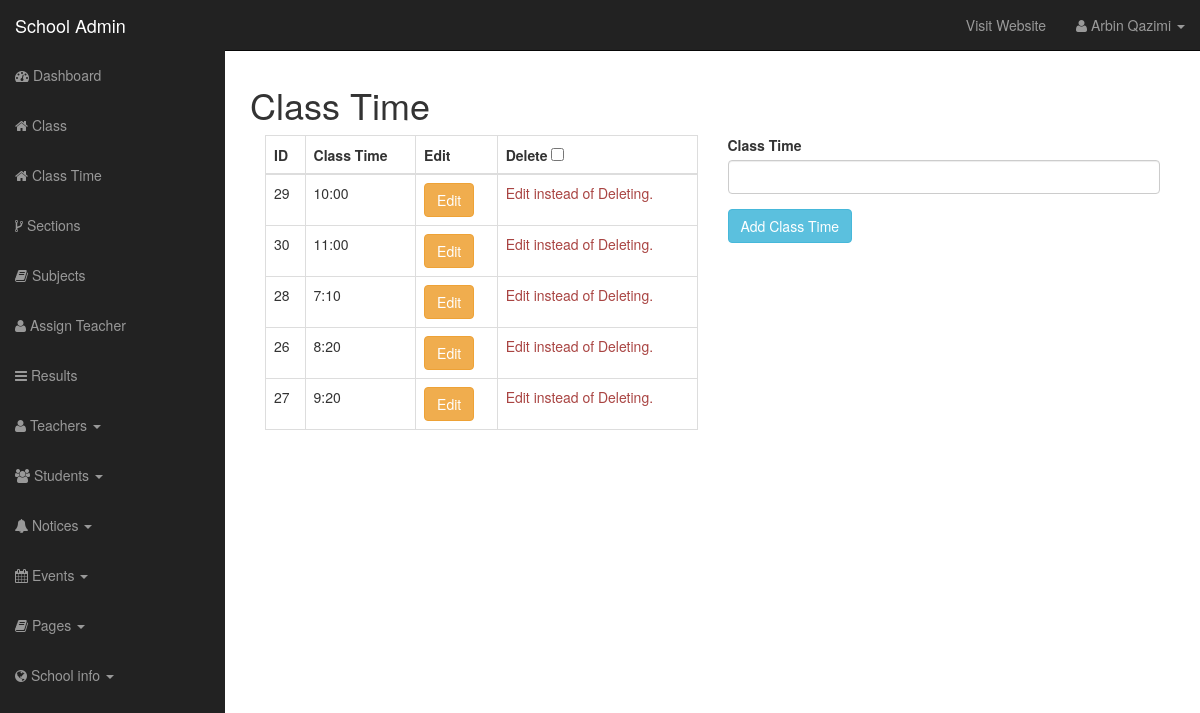
The app's page /school-admin/class_time.php (signed in) with its own data.
### tables this page shows
CREATE TABLE `user` (
  `id` int(12) NOT NULL,
  `username` varchar(100) NOT NULL,
  `user_password` varchar(255) NOT NULL,
  `user_role` varchar(30) NOT NULL,
  `user_firstname` varchar(50) DEFAULT NULL,
  `user_lastname` varchar(50) DEFAULT NULL
);

CREATE TABLE `classtime` (
  `id` int(11) NOT NULL,
  `class_time` varchar(40) NOT NULL
);

### functions.php (called while the page is built, shortened)
<?php
require_once "includes/db.php";
function get_name_by_session() {
	global $conn;
	$fullName = '';
	if(isset($_SESSION['username'])) {
		$session_user = $_SESSION['username'];
		$query = "SELECT user_firstname, user_lastname FROM user WHERE username='$session_user' LIMIT 1";
		$result = mysqli_query($conn, $query);
		$row = mysqli_fetch_assoc($result);
		$first_name = $row['user_firstname'];
		$last_name = $row['user_lastname'];
		$fullName = $first_name . " " . $last_name;
	}
	return $fullName;
}

### school-admin/class_time.php (the view, shortened to what this page needs)
<?php require_once "includes/header.php"; ?>
	<h1>Class Time</h1>
		<div class="row">
			<div class="col-md-12">
				<div class="col-md-6">
					<table class="table table-bordered">
						<thead>
							<tr>
								<th>ID</th>
								<th>Class Time</th>
								<th>Edit</th>
								<th>Delete <input type="checkbox" class="delete-modify"></th>
							</tr>
						</thead>
						<tbody>
							<?php
								$query = "SELECT * FROM classtime ORDER BY class_time ASC";
								$result = mysqli_query($conn, $query);
								while ($row = mysqli_fetch_assoc($result)) {
									echo "<tr>";
									echo "<td>".$row['id']."</td>";
									echo "<td>".$row['class_time']."</td>";
									echo "<td><a href='class_time.php?edit_class_time=".$row['id']."' class='btn btn-warning'>Edit</a></td>";
									echo "<td><button onclick='confirm_delete(".$row['id'].")' class='btn btn-danger delete-hidden'>Delete</button><span class='text-danger shwo-text'>Edit instead of Deleting.</span></td>";
									echo "</tr>";
								}
							?>
						</tbody>
					</table>
				</div>
				<div class="col-md-6">
					<?php
					if(isset($_GET['edit_class_time'])) {
						$class_time_id = $_GET['edit_class_time'];
						update_class_time($class_time_id);
					?>
					<form action="" method="post">
						<div class="form-group">
							<label for="">Update Class Time</label>
							<input type="text" name="class_time" class="form-control" value="<?php echo get_class_time_by_id($class_time_id); ?>">
						</div>
						<div class="form-group">
							<input type="submit" name="update_class_time_submit" value="Update Class Time" class="btn btn-info">
						</div>
					</form>
					<?php } else { ?>
					<form action="" method="post">
						<div class="form-group">
							<label for="">Class Time</label>
							<input type="text" name="class_time" class="form-control">
						</div>
						<div class="form-group">
							<input type="submit" name="class_time_submit" value="Add Class Time" class="btn btn-info">
						</div>
					</form>
					<?php } ?>
				</div>
			</div>
		</div>
<?php require_once "includes/footer.php"; ?>

### school-admin/includes/header.php (shortened to what this page needs)
<?php
	require_once "../functions.php";
?>
<!DOCTYPE html>
<html lang="en">
	<head>
		<link href="css/bootstrap.css" rel="stylesheet">
		<link href="css/bootstrap-datepicker.css" rel="stylesheet">
		<link href="css/sb-admin.css" rel="stylesheet">
		<link rel="stylesheet" href="font-awesome/css/font-awesome.min.css">
	</head>
	<body>
		<div id="wrapper">
			<nav class="navbar navbar-inverse navbar-fixed-top" role="navigation">
				<div class="navbar-header">
					<a class="navbar-brand" href="index.php">School Admin</a>
				</div>
				<div class="collapse navbar-collapse navbar-ex1-collapse">
					<ul class="nav navbar-nav side-nav">
						<li><a href="index.php"><i class="fa fa-dashboard"></i> Dashboard</a></li>
						<li><a href="class.php"><i class="fa fa-home"></i> Class</a></li>
						<li><a href="class_time.php"><i class="fa fa-home"></i> Class Time</a></li>
						<li><a href="sections.php"><i class="fa fa-code-fork"></i> Sections</a></li>
						<li><a href="subjects.php"><i class="fa fa-book"></i> Subjects</a></li>
						<li><a href="assign_teacher.php"><i class="fa fa-user"></i> Assign Teacher</a></li>
						<li><a href="calculate_results.php"><i class="fa fa-bars"></i> Results</a></li>
						<li class="dropdown">
							<a href="#" class="dropdown-toggle" data-toggle="dropdown"><i class="fa fa-user"></i> Teachers <b class="caret"></b></a>
						</li>
						<li class="dropdown">
							<a href="#" class="dropdown-toggle" data-toggle="dropdown"><i class="fa fa-users"></i> Students <b class="caret"></b></a>
						</li>
						<li class="dropdown">
							<a href="#" class="dropdown-toggle" data-toggle="dropdown"><i class="fa fa-bell"></i> Notices <b class="caret"></b></a>
						</li>
						<li class="dropdown">
							<a href="#" class="dropdown-toggle" data-toggle="dropdown"><i class="fa fa-calendar"></i> Events <b class="caret"></b></a>
						</li>
						<li class="dropdown">
							<a href="#" class="dropdown-toggle" data-toggle="dropdown"><i class="fa fa-book"></i> Pages <b class="caret"></b></a>
						</li>
						<li class="dropdown">
							<a href="#" class="dropdown-toggle" data-toggle="dropdown"><i class="fa fa-globe"></i> School info <b class="caret"></b></a>
						</li>
					</ul>
					<ul class="nav navbar-nav navbar-right navbar-user">
						<li><a href="../index.php" target="_blank">Visit Website</a></li>
						<li class="dropdown user-dropdown">
							<a href="#" class="dropdown-toggle" data-toggle="dropdown"><i class="fa fa-user"></i> <?php echo get_name_by_session(); ?> <b class="caret"></b></a>
						</li>
					</ul>
					</div>
				</nav>
				<div id="page-wrapper">
					<div class="row">
						<div class="col-lg-12">

### school-admin/css/sb-admin.css (style rules this page uses)
body { margin-top: 50px; }
#wrapper { padding-left: 0; }
#page-wrapper { width: 100%; padding: 5px 15px; }
@media (min-width:768px) { #wrapper { padding-left: 225px; } }
@media (min-width:768px) { #page-wrapper { padding: 15px 25px; } }
@media (min-width:768px) { .side-nav { margin-left: -225px; left: 225px; width: 225px; position: fixed; top: 50px; height: 100%; border-radius: 0; border: none; background-color: #222222; overflow-y: auto; } }
@media (min-width:768px) { .side-nav>li>a { width: 225px; } }
@media (min-width:768px) { .navbar-collapse { padding-left: 15px !important; padding-right: 15px !important; } }
.side-nav { padding-bottom: 50px; }

### records on screen
user: get_name_by_session() "Arbin Qazimi"
classtime: id "29", class_time "10:00"
classtime: id "30", class_time "11:00"
classtime: id "28", class_time "7:10"
classtime: id "26", class_time "8:20"
classtime: id "27", class_time "9:20"
